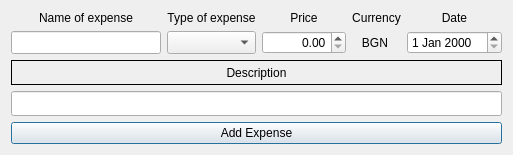
<?xml version="1.0" encoding="UTF-8"?>
<ui version="4.0">
 <class>ep_add_expense</class>
 <widget class="QDialog" name="ep_add_expense">
  <property name="geometry">
   <rect>
    <x>0</x>
    <y>0</y>
    <width>485</width>
    <height>153</height>
   </rect>
  </property>
  <property name="sizePolicy">
   <sizepolicy hsizetype="Preferred" vsizetype="Preferred">
    <horstretch>0</horstretch>
    <verstretch>0</verstretch>
   </sizepolicy>
  </property>
  <property name="windowTitle">
   <string>Add Expense</string>
  </property>
  <property name="windowIcon">
   <iconset resource="resources.qrc">
    <normaloff>:/new/icon/images/ep_icon.ico</normaloff>:/new/icon/images/ep_icon.ico</iconset>
  </property>
  <property name="locale">
   <locale language="C" country="AnyCountry"/>
  </property>
  <layout class="QGridLayout" name="gridLayout">
   <item row="0" column="3">
    <widget class="QLabel" name="labelCurrencyExpense">
     <property name="text">
      <string>Currency</string>
     </property>
     <property name="alignment">
      <set>Qt::AlignCenter</set>
     </property>
    </widget>
   </item>
   <item row="0" column="1">
    <widget class="QLabel" name="labelTypeExpense">
     <property name="text">
      <string>Type of expense</string>
     </property>
     <property name="alignment">
      <set>Qt::AlignCenter</set>
     </property>
    </widget>
   </item>
   <item row="0" column="4">
    <widget class="QLabel" name="labelDateExpense">
     <property name="text">
      <string>Date</string>
     </property>
     <property name="alignment">
      <set>Qt::AlignCenter</set>
     </property>
    </widget>
   </item>
   <item row="1" column="1">
    <widget class="QComboBox" name="comboBox">
     <property name="sizePolicy">
      <sizepolicy hsizetype="MinimumExpanding" vsizetype="Preferred">
       <horstretch>0</horstretch>
       <verstretch>0</verstretch>
      </sizepolicy>
     </property>
     <property name="minimumSize">
      <size>
       <width>25</width>
       <height>0</height>
      </size>
     </property>
    </widget>
   </item>
   <item row="1" column="2">
    <widget class="QDoubleSpinBox" name="doubleSpinBoxPriceExpense">
     <property name="alignment">
      <set>Qt::AlignRight|Qt::AlignTrailing|Qt::AlignVCenter</set>
     </property>
     <property name="maximum">
      <double>999999999.000000000000000</double>
     </property>
    </widget>
   </item>
   <item row="1" column="0">
    <widget class="QLineEdit" name="lineEditNameExpense">
     <property name="sizePolicy">
      <sizepolicy hsizetype="MinimumExpanding" vsizetype="Preferred">
       <horstretch>1</horstretch>
       <verstretch>0</verstretch>
      </sizepolicy>
     </property>
     <property name="minimumSize">
      <size>
       <width>150</width>
       <height>0</height>
      </size>
     </property>
    </widget>
   </item>
   <item row="4" column="0" colspan="5">
    <widget class="QLineEdit" name="lineEditDescription">
     <property name="sizePolicy">
      <sizepolicy hsizetype="Expanding" vsizetype="MinimumExpanding">
       <horstretch>0</horstretch>
       <verstretch>0</verstretch>
      </sizepolicy>
     </property>
     <property name="minimumSize">
      <size>
       <width>0</width>
       <height>25</height>
      </size>
     </property>
    </widget>
   </item>
   <item row="0" column="2">
    <widget class="QLabel" name="labelPriceExpense">
     <property name="text">
      <string>Price</string>
     </property>
     <property name="alignment">
      <set>Qt::AlignCenter</set>
     </property>
    </widget>
   </item>
   <item row="0" column="0">
    <widget class="QLabel" name="labelNameExpense">
     <property name="text">
      <string>Name of expense</string>
     </property>
     <property name="alignment">
      <set>Qt::AlignCenter</set>
     </property>
    </widget>
   </item>
   <item row="1" column="4">
    <widget class="QDateEdit" name="dateEditDateExpense"/>
   </item>
   <item row="5" column="0" colspan="5">
    <widget class="QPushButton" name="pushButtonExpenseAdd">
     <property name="text">
      <string>Add Expense</string>
     </property>
     <property name="checkable">
      <bool>false</bool>
     </property>
    </widget>
   </item>
   <item row="1" column="3">
    <widget class="QLabel" name="label">
     <property name="text">
      <string>   BGN</string>
     </property>
    </widget>
   </item>
   <item row="3" column="0" colspan="5">
    <widget class="QLabel" name="label_2">
     <property name="sizePolicy">
      <sizepolicy hsizetype="Preferred" vsizetype="Preferred">
       <horstretch>0</horstretch>
       <verstretch>0</verstretch>
      </sizepolicy>
     </property>
     <property name="minimumSize">
      <size>
       <width>0</width>
       <height>25</height>
      </size>
     </property>
     <property name="frameShape">
      <enum>QFrame::Box</enum>
     </property>
     <property name="frameShadow">
      <enum>QFrame::Plain</enum>
     </property>
     <property name="lineWidth">
      <number>1</number>
     </property>
     <property name="text">
      <string>Description</string>
     </property>
     <property name="alignment">
      <set>Qt::AlignCenter</set>
     </property>
    </widget>
   </item>
  </layout>
 </widget>
 <resources>
  <include location="resources.qrc"/>
 </resources>
 <connections/>
</ui>
